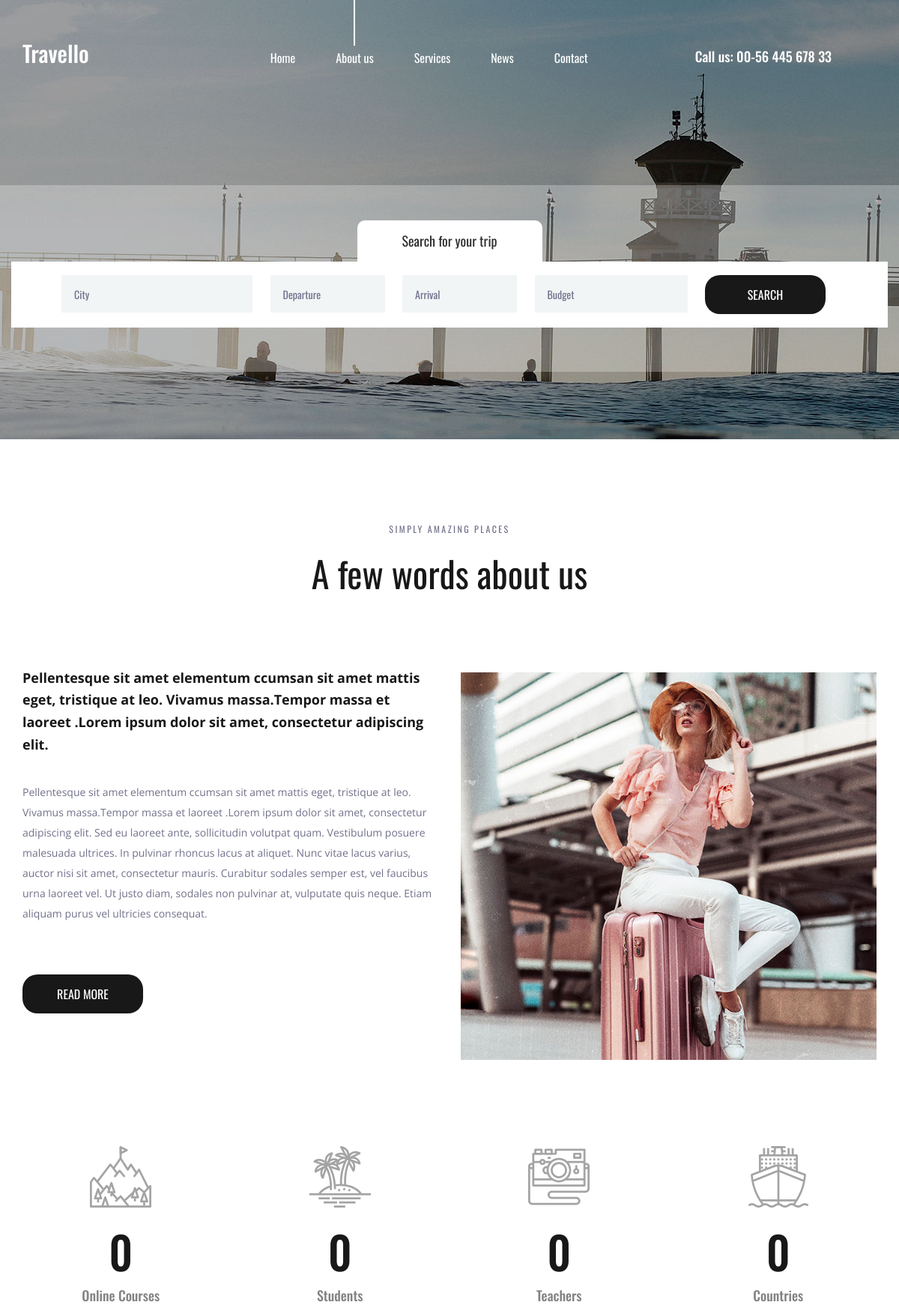
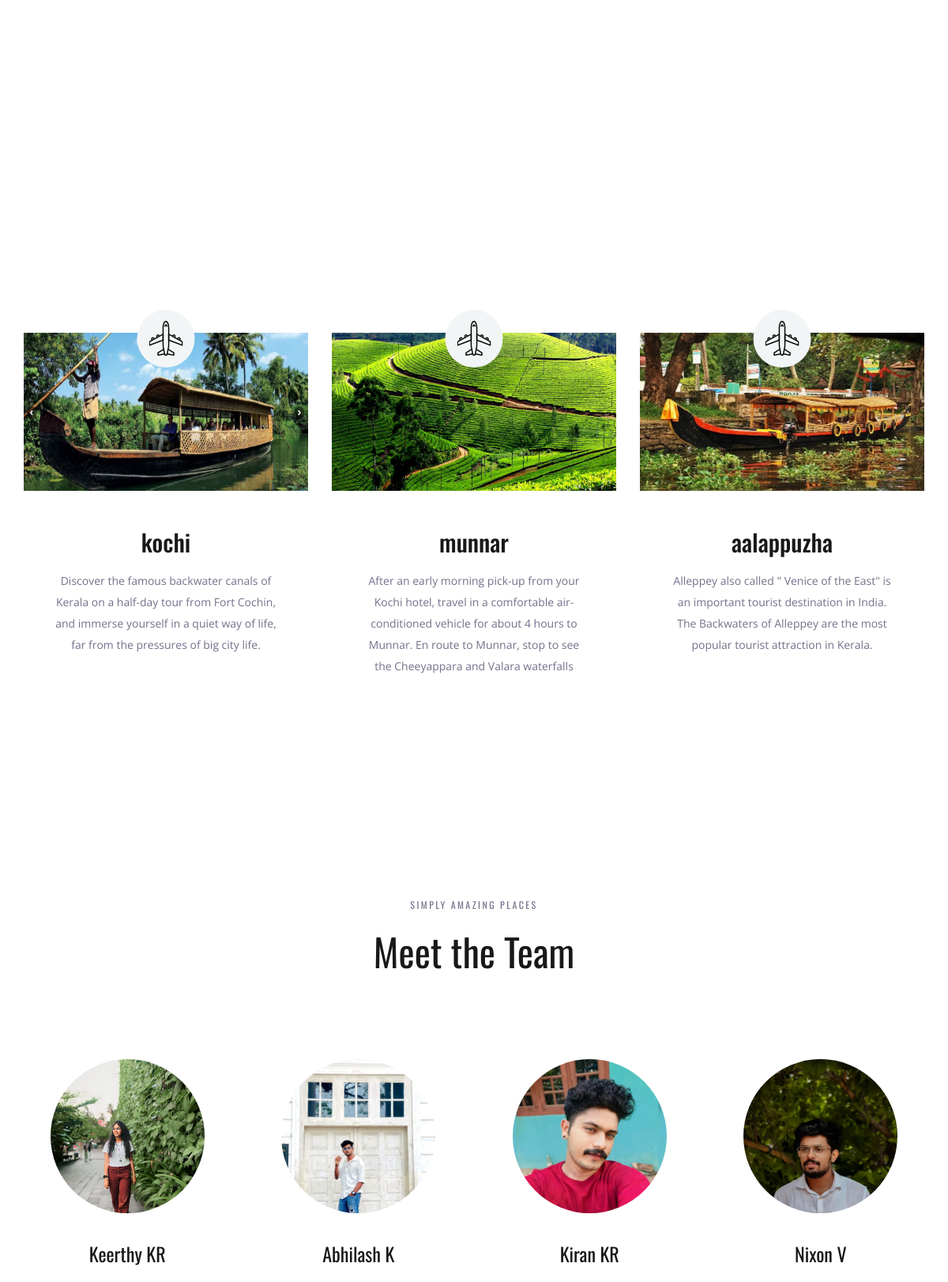
The page / (upper part) on the database its author committed (2 pictures, top to bottom).
### designapp/models.py (models this page shows, shortened)
class Place(models.Model):
    name=models.CharField(max_length=50)
    desc=models.CharField(max_length=200)
    image=models.ImageField(upload_to="designapp/image",null=True,blank=True)

class team(models.Model):
    name=models.CharField(max_length=50)
    desc=models.CharField(max_length=500)
    image=models.ImageField(upload_to="designapp/team",null=True,blank=True)

### designapp/views.py (the view)
# urls.py: 2. Add a URL to urlpatterns:  path('', views.home, name='home')
def home(request):
    c=Place.objects.all()
    t=team.objects.all()
    return render(request,'home.html',{'c':c,'t':t})

### templates/home.html (shortened to what this page needs)
{% extends 'base.html' %}
{%  load static %}
{% block content %}
	<div class="why">
		<div class="parallax_background parallax-window" data-parallax="scroll" data-image-src="{% static 'images/why.jpg' %}" data-speed="0.8"></div>
		<div class="container">
			<div class="row">
				<div class="col text-center">
					<div class="section_subtitle">simply amazing placesdfghj</div>
					<div class="section_title"><h2>Why choose us?</h2></div>
				</div>
			</div>
			<div class="row why_row">
				{% for i in c %}
				<div class="col-lg-4 why_col">
					<div class="why_item">
						<div class="why_image">
							<img src="{{i.image.url}}" height="200px" width="100%" alt="">
							<div class="why_icon d-flex flex-column align-items-center justify-content-center">
								<img src="{% static 'images/why_1.svg' %}" alt="">
							</div>
						</div>
						<div class="why_content text-center">
							<div class="why_title">{{i.name}}</div>
							<div class="why_text">
								<p>{{i.desc}}</p>
							</div>
						</div>
					</div>
				</div>
				{% endfor %}
			</div>
		</div>
	</div>
{% endblock %}
{% block team %}
	<div class="team">
		<div class="container">
			<div class="row">
				<div class="col text-center">
					<div class="section_subtitle">simply amazing places</div>
					<div class="section_title"><h2>Meet the Team</h2></div>
				</div>
			</div>
			<div class="row team_row">
				{% for i in t %}
				<div class="col-xl-3 col-md-6 team_col">
					<div class="team_item d-flex flex-column align-items-center justify-content-start text-center">
						<div class="team_image"><img src="{{i.image.url}}" alt=""></div>
						<div class="team_content">
							<div class="team_title"><a href="#">{{i.name}}</a></div>
						</div>
					</div>
				</div>
				{% endfor %}
			</div>
		</div>
	</div>
{% endblock %}

### templates/base.html (shortened to what this page needs)
<!DOCTYPE html>
{% load static %}
<html lang="en">
<head>
<link rel="stylesheet" type="text/css" href="{% static 'styles/bootstrap4/bootstrap.min.css' %}">
<link href="{% static 'plugins/font-awesome-4.7.0/css/font-awesome.min.css' %}" rel="stylesheet" type="text/css">
<link rel="stylesheet" type="text/css" href="{% static 'plugins/OwlCarousel2-2.2.1/owl.carousel.css' %}">
<link rel="stylesheet" type="text/css" href="{% static 'plugins/OwlCarousel2-2.2.1/owl.theme.default.css' %}">
<link rel="stylesheet" type="text/css" href="{% static 'plugins/OwlCarousel2-2.2.1/animate.css' %}">
<link rel="stylesheet" type="text/css" href="{% static 'styles/about.css' %}">
<link rel="stylesheet" type="text/css" href="{% static 'styles/about_responsive.css' %}">
</head>
<body>
<div class="super_container">
	<header class="header">
		<div class="container">
			<div class="row">
				<div class="col">
					<div class="header_content d-flex flex-row align-items-center justify-content-start">
						<div class="header_content_inner d-flex flex-row align-items-end justify-content-start">
							<div class="logo"><a href="index.html">Travello</a></div>
							<nav class="main_nav">
								<ul class="d-flex flex-row align-items-start justify-content-start">
									<li><a href="index.html">Home</a></li>
									<li class="active"><a href="about.html">About us</a></li>
									<li><a href="#">Services</a></li>
									<li><a href="news.html">News</a></li>
									<li><a href="contact.html">Contact</a></li>
								</ul>
							</nav>
							<div class="header_phone ml-auto">Call us: 00-56 445 678 33</div>
						</div>
					</div>
				</div>
			</div>
		</div>
	</header>
	<div class="home">
		<div class="background_image" style="background-image:url(static/images/about.jpg)"></div>
	</div>
	<div class="home_search">
		<div class="container">
			<div class="row">
				<div class="col">
					<div class="home_search_container">
						<div class="home_search_title">Search for your trip</div>
						<div class="home_search_content">
							<form action="#" class="home_search_form" id="home_search_form">
								<div class="d-flex flex-lg-row flex-column align-items-start justify-content-lg-between justify-content-start">
									<input type="text" class="search_input search_input_1" placeholder="City" required="required">
									<input type="text" class="search_input search_input_2" placeholder="Departure" required="required">
									<input type="text" class="search_input search_input_3" placeholder="Arrival" required="required">
									<input type="text" class="search_input search_input_4" placeholder="Budget" required="required">
									<button class="home_search_button">search</button>
								</div>
							</form>
						</div>
					</div>
				</div>
			</div>
		</div>
	</div>
	<div class="about">
		<div class="container">
			<div class="row">
				<div class="col text-center">
					<div class="section_subtitle">simply amazing places</div>
					<div class="section_title"><h2>A few words about us</h2></div>
				</div>
			</div>
			<div class="row about_row">
				<div class="col-lg-6">
					<div class="about_content">
						<div class="text_highlight">Pellentesque sit amet elementum ccumsan sit amet mattis eget, tristique at leo. Vivamus massa.Tempor massa et laoreet .Lorem ipsum dolor sit amet, consectetur adipiscing elit.</div>
						<div class="about_text">
							<p>Pellentesque sit amet elementum ccumsan sit amet mattis eget, tristique at leo. Vivamus massa.Tempor massa et laoreet .Lorem ipsum dolor sit amet, consectetur adipiscing elit. Sed eu laoreet ante, sollicitudin volutpat quam. Vestibulum posuere malesuada ultrices. In pulvinar rhoncus lacus at aliquet. Nunc vitae lacus varius, auctor nisi sit amet, consectetur mauris. Curabitur sodales semper est, vel faucibus urna laoreet vel. Ut justo diam, sodales non pulvinar at, vulputate quis neque. Etiam aliquam purus vel ultricies consequat.</p>
						</div>
						<div class="button about_button"><a href="#">read more</a></div>
					</div>
				</div>
				<div class="col-lg-6">
					<div class="about_image"><img src="{% static 'images/about_1.jpg' %}" alt=""></div>
				</div>
			</div>
		</div>
	</div>
	<div class="milestones">
		<div class="container">
			<div class="row">
				<div class="col-lg-3 milestone_col">
					<div class="milestone text-center">
						<div class="milestone_icon"><img src="{% static 'images/mountain.svg' %}" alt=""></div>
						<div class="milestone_counter" data-end-value="17">0</div>
						<div class="milestone_text">Online Courses</div>
					</div>
				</div>
				<div class="col-lg-3 milestone_col">
					<div class="milestone text-center">
						<div class="milestone_icon"><img src="{% static 'images/island.svg' %}" alt=""></div>
						<div class="milestone_counter" data-end-value="213">0</div>
						<div class="milestone_text">Students</div>
					</div>
				</div>
				<div class="col-lg-3 milestone_col">
					<div class="milestone text-center">
						<div class="milestone_icon"><img src="{% static 'images/camera.svg' %}" alt=""></div>
						<div class="milestone_counter" data-end-value="11923">0</div>
						<div class="milestone_text">Teachers</div>
					</div>
				</div>
				<div class="col-lg-3 milestone_col">
					<div class="milestone text-center">
						<div class="milestone_icon"><img src="{% static 'images/boat.svg' %}" alt=""></div>
						<div class="milestone_counter" data-end-value="15">0</div>
						<div class="milestone_text">Countries</div>
					</div>
				</div>
			</div>
		</div>
	</div>
	{% block content %}{% endblock %}
	{% block team %}{% endblock %}
</div>
</body>
</html>

### rows shown on the page
Place: image (picture), name "kochi", desc "Discover the famous backwater canals of Kerala on a half-day tour from Fort Cochin, and immerse yourself in a quiet way of life, far from the pressures of big city life."
Place: image (picture), name "munnar", desc "After an early morning pick-up from your Kochi hotel, travel in a comfortable air-conditioned vehicle for about 4 hours to Munnar. En route to Munnar, stop to see the Cheeyappara and Valara waterfalls"
Place: image (picture), name "aalappuzha", desc "Alleppey also called \" Venice of the East\" is an important tourist destination in India. The Backwaters of Alleppey are the most popular tourist attraction in Kerala."
team: image (picture), name "Keerthy KR"
team: image (picture), name "Abhilash K"
team: image (picture), name "Kiran KR"
team: image (picture), name "Nixon V"
